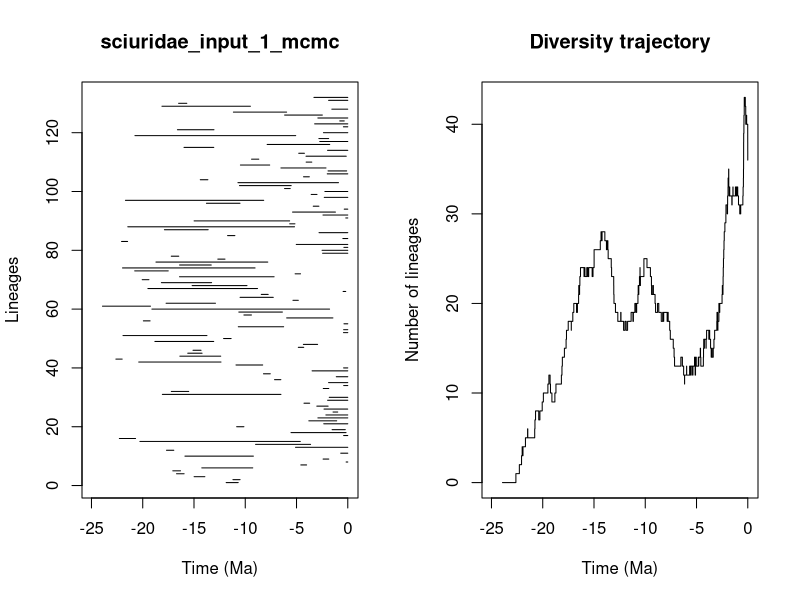

This chart was generated by the following R code:


pdf(file='/Users/tobias/Documents/Sweden/PhD/rise_and_fall/longevity_analyses/mammals/families/sciuridae_pyrate_mcmc_logs/sciuridae_input_1_mcmc_LTT.pdf',width=0.6*20, height=0.6*10)
title = "sciuridae_input_1_mcmc"
ts=c(11.8611315421, 11.2010731684,14.9888546672,16.7023428925,17.0665234151,14.2387456494,4.58040642711,0.161233668299,2.4073877398,15.8835012181,0.688069530263,17.6833298016,5.0966793507,8.99476483554,20.2758303362,22.2800063062,0.404734386851,5.53882390446,1.52823686802,10.8383947188,2.34316286007,3.79850671279,2.91408320159,2.13603458879,1.43681253155,2.31795980967,3.02003265052,4.27023715379,1.96634744824,1.80794341642,18.0859188993,17.2128703456,2.3912090399,0.398953848537,1.873124356,7.1426949093,1.12114012332,8.22208997258,3.48085279883,0.408750379735,10.9039224279,20.3896676541,22.6177474003,16.3775367253,15.6081559894,15.0958910905,4.82463642713,4.33201495788,18.8148928225,12.1143916816,21.9251575752,0.418443130663,0.40402580997,10.6782851537,0.372036231438,19.9378868281,5.96027681313,10.1317600969,10.628007744,19.1046191405,23.9266352409,17.7212415906,5.34692178718,10.5053785533,8.43794868345,0.455319379262,19.4970744631,15.1798631079,18.1800284706,20.0510584341,16.4110378616,5.1352478749,20.7829031978,21.971870343,16.4048532349,18.7107963355,12.6765531626,17.2157892593,2.45627022457,2.50845379845,0.378088051026,5.02543040356,22.0663938851,0.480170120361,11.7235591135,2.80369883444,17.8856204805,21.457503478,5.66644255207,14.9890342159,0.195516604856,2.41882982227,5.38677290658,0.345700308438,3.36884075869,13.7860383778,21.6865955758,2.29481720963,3.56880833754,2.23324979568,6.16581833028,10.5645877273,10.7131421828,14.3856901639,4.31550237507,2.0026652319,1.92513443482,6.52144119231,10.4715496597,4.06022928829,9.38519919596,4.07362905765,4.78360556915,1.97360133711,15.9741673621,7.86499018463,2.7334661639,2.81861488514,20.759161143,2.37175951899,16.6150745789,0.426907111878,3.23198151144,0.781471393696,2.91812121612,6.16118023501,11.1566055682,1.55488004957,18.125289516,16.5013384448,1.86995826146,3.3018747725)
te=c(10.6882090733, 10.5060116285,13.9413930445,15.9654561929,16.3162614764,9.26837053546,4.01749449208,0.0,1.85288249361,9.2073925528,0.0,16.9697456474,0.0,3.62922363435,4.63156148507,20.7006597317,0.0,0.1682143348,0.241114199275,10.1316491227,0.0,1.08141845331,0.0,0.00215070739048,0.980971971955,0.00584884387851,1.91791314391,3.71604633881,0.0,0.0,6.51976022337,15.5151675054,1.85411870977,0.0,0.0,6.52780982694,0.0,7.5570023081,0.0,0.0,8.29987858807,12.3675851481,22.0056880017,12.392765191,14.2123991813,14.3134137608,4.29578516863,2.94300183961,13.076061327,11.3791670725,13.7370214939,0.0,0.0,6.25642247406,0.0,19.2814641532,1.44984142506,9.39712503698,6.37767689454,1.77717018408,19.2437838227,12.9063783789,4.82629007413,7.26820327447,7.76392661163,0.199772254849,8.79974972222,9.83134658475,13.2823916945,19.3979309685,7.18710944484,4.60896098764,17.5132952959,9.04310753499,13.3168063949,7.80322730905,11.97680211,16.4852656697,0.0,0.0,0.0,0.0,21.4769702006,0.0,11.0123247309,0.0,13.6172491403,5.19396281905,5.15484227085,5.67163661918,0.0,0.0,1.20590306163,0.0,2.81611012743,10.5130960982,8.20058786301,0.0,3.00324473656,0.0,5.61506876001,5.51942811045,0.90529925745,13.6463146605,3.7479414354,0.0,0.109050412667,2.12679299,7.61615682338,3.51044508793,8.68023778672,0.149597116445,4.23009655244,0.0,13.0702586649,1.75954634394,0.0,1.86653575691,5.07901286081,0.0,13.0503355416,0.0,0.0,0.343013882782,0.0,2.48180534803,5.96662878146,0.00472874928468,9.4974191065,15.7015321818,0.0,0.0)
div_traj=c(0, 1,2,3,4,3,4,5,6,5,6,7,8,7,8,9,10,11,12,11,10,9,10,11,12,13,14,15,16,17,18,17,18,19,20,19,20,21,22,21,22,23,24,23,24,23,24,23,24,23,24,25,26,27,28,27,28,27,26,27,26,25,24,23,22,21,20,19,18,19,18,17,18,17,18,19,18,19,20,19,20,21,22,21,22,23,24,23,22,23,24,25,24,23,22,21,22,21,20,19,20,19,18,19,18,19,18,19,18,17,16,15,14,13,14,13,14,13,12,11,12,13,12,13,12,13,12,13,12,13,14,13,12,13,14,13,14,13,14,15,14,13,14,15,16,15,16,15,16,17,16,17,16,15,14,15,14,15,16,17,18,19,18,17,18,19,20,19,20,21,22,21,22,23,24,25,26,27,28,29,30,31,30,31,32,33,34,33,34,35,34,33,32,33,32,31,32,33,32,33,32,33,32,31,30,31,32,33,34,35,36,37,38,39,40,41,42,43,42,41,40,41,40,41,40,39,38,37,36,36,36,36,36,36,36,36,36,36,36,36,36,36,36,36,36,36,36,36,36,36,36,36,36,36,36,36,36,36,36,36,36,36,36,36)
time_events=c(23.9266352409, 22.6177474003,22.2800063062,22.0663938851,22.0056880017,21.971870343,21.9251575752,21.6865955758,21.4769702006,21.457503478,20.7829031978,20.759161143,20.7006597317,20.3896676541,20.2758303362,20.0510584341,19.9378868281,19.4970744631,19.3979309685,19.2814641532,19.2437838227,19.1046191405,18.8148928225,18.7107963355,18.1800284706,18.125289516,18.0859188993,17.8856204805,17.7212415906,17.6833298016,17.5132952959,17.2157892593,17.2128703456,17.0665234151,16.9697456474,16.7023428925,16.6150745789,16.5013384448,16.4852656697,16.4110378616,16.4048532349,16.3775367253,16.3162614764,15.9741673621,15.9654561929,15.8835012181,15.7015321818,15.6081559894,15.5151675054,15.1798631079,15.0958910905,14.9890342159,14.9888546672,14.3856901639,14.3134137608,14.2387456494,14.2123991813,13.9413930445,13.7860383778,13.7370214939,13.6463146605,13.6172491403,13.3168063949,13.2823916945,13.076061327,13.0702586649,13.0503355416,12.9063783789,12.6765531626,12.392765191,12.3675851481,12.1143916816,11.97680211,11.8611315421,11.7235591135,11.3791670725,11.2010731684,11.1566055682,11.0123247309,10.9039224279,10.8383947188,10.7131421828,10.6882090733,10.6782851537,10.628007744,10.5645877273,10.5130960982,10.5060116285,10.5053785533,10.4715496597,10.1317600969,10.1316491227,9.83134658475,9.4974191065,9.39712503698,9.38519919596,9.26837053546,9.2073925528,9.04310753499,8.99476483554,8.79974972222,8.68023778672,8.43794868345,8.29987858807,8.22208997258,8.20058786301,7.86499018463,7.80322730905,7.76392661163,7.61615682338,7.5570023081,7.26820327447,7.18710944484,7.1426949093,6.52780982694,6.52144119231,6.51976022337,6.37767689454,6.25642247406,6.16581833028,6.16118023501,5.96662878146,5.96027681313,5.67163661918,5.66644255207,5.61506876001,5.53882390446,5.51942811045,5.38677290658,5.34692178718,5.19396281905,5.15484227085,5.1352478749,5.0966793507,5.07901286081,5.02543040356,4.82629007413,4.82463642713,4.78360556915,4.63156148507,4.60896098764,4.58040642711,4.33201495788,4.31550237507,4.29578516863,4.27023715379,4.23009655244,4.07362905765,4.06022928829,4.01749449208,3.79850671279,3.7479414354,3.71604633881,3.62922363435,3.56880833754,3.51044508793,3.48085279883,3.36884075869,3.3018747725,3.23198151144,3.02003265052,3.00324473656,2.94300183961,2.91812121612,2.91408320159,2.81861488514,2.81611012743,2.80369883444,2.7334661639,2.50845379845,2.48180534803,2.45627022457,2.41882982227,2.4073877398,2.3912090399,2.37175951899,2.34316286007,2.31795980967,2.29481720963,2.23324979568,2.13603458879,2.12679299,2.0026652319,1.97360133711,1.96634744824,1.92513443482,1.91791314391,1.873124356,1.86995826146,1.86653575691,1.85411870977,1.85288249361,1.80794341642,1.77717018408,1.75954634394,1.55488004957,1.52823686802,1.44984142506,1.43681253155,1.20590306163,1.12114012332,1.08141845331,0.980971971955,0.90529925745,0.781471393696,0.688069530263,0.480170120361,0.455319379262,0.426907111878,0.418443130663,0.408750379735,0.404734386851,0.40402580997,0.398953848537,0.378088051026,0.372036231438,0.345700308438,0.343013882782,0.241114199275,0.199772254849,0.195516604856,0.1682143348,0.161233668299,0.149597116445,0.109050412667,0.00584884387851,0.00472874928468,0.00215070739048,0.0,0.0,0.0,0.0,0.0,0.0,0.0,0.0,0.0,0.0,0.0,0.0,0.0,0.0,0.0,0.0,0.0,0.0,0.0,0.0,0.0,0.0,0.0,0.0,0.0,0.0,0.0,0.0,0.0,0.0,0.0,0.0,0.0,0.0,0.0,0.0)
				par(mfrow=c(1,2))
				L = length(ts)
				plot(ts, 1:L , xlim=c(-max(ts)-1,0), pch=20, type="n", main=title,xlab="Time (Ma)",ylab="Lineages")
				for (i in 1:L){segments(x0=-te[i],y0=i,x1=-ts[i],y1=i)}	
				t = -time_events
				plot(div_traj ~ t,type="s", main = "Diversity trajectory",xlab="Time (Ma)",ylab="Number of lineages",xlim=c(-max(ts)-1,0))
				abline(v=c(65,200,251,367,445),lty=2,col="gray")
				